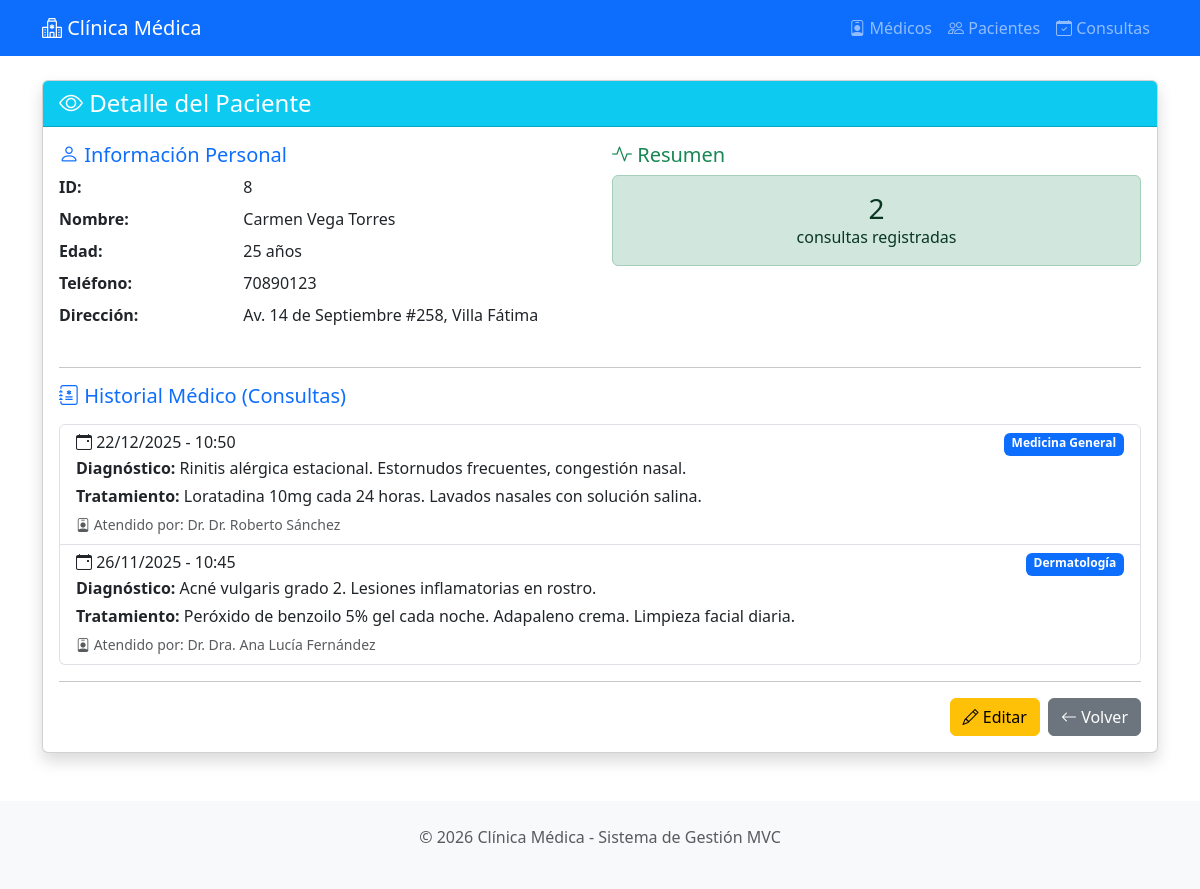
Screenshot of /pacientes/show/8 with the database file from the repository.
### models/pacientes.py (models this page shows, shortened)
class Paciente(db.Model):
    __tablename__ = 'pacientes'
    id_paciente = db.Column(db.Integer, primary_key=True)
    nombre = db.Column(db.String(100), nullable=False)
    edad = db.Column(db.Integer, nullable=False)
    direccion = db.Column(db.String(200), nullable=False)
    telefono = db.Column(db.String(20), nullable=False)
    fecha_registro = db.Column(db.DateTime, default=datetime.utcnow)
    consultas = db.relationship('Consulta', backref='paciente', lazy=True, cascade='all, delete-orphan')
    def delete(self):
        """Elimina el paciente de la base de datos"""
        db.session.delete(self)
        db.session.commit()

### models/consultas.py (models this page shows, shortened)
class Consulta(db.Model):
    __tablename__ = 'consultas'
    id_consulta = db.Column(db.Integer, primary_key=True)
    fecha = db.Column(db.DateTime, nullable=False, default=datetime.utcnow)
    diagnostico = db.Column(db.Text, nullable=False)
    tratamiento = db.Column(db.Text, nullable=False)
    id_medico = db.Column(db.Integer, db.ForeignKey('medicos.id_medico'), nullable=False)
    id_paciente = db.Column(db.Integer, db.ForeignKey('pacientes.id_paciente'), nullable=False)

### models/medicos.py (models this page shows, shortened)
class Medico(db.Model):
    __tablename__ = 'medicos'
    id_medico = db.Column(db.Integer, primary_key=True)
    nombre = db.Column(db.String(100), nullable=False)
    especialidad = db.Column(db.String(100), nullable=False)
    telefono = db.Column(db.String(20), nullable=False)
    correo = db.Column(db.String(100), nullable=False, unique=True)
    fecha_registro = db.Column(db.DateTime, default=datetime.utcnow)
    consultas = db.relationship('Consulta', backref='medico', lazy=True, cascade='all, delete-orphan')
    def delete(self):
        """Elimina el médico de la base de datos"""
        db.session.delete(self)
        db.session.commit()

### controllers/paciente_controller.py (the view)
@paciente_bp.route('/show/<int:id>')
def show(id):
    paciente = Paciente.query.get_or_404(id)
    return paciente_view.show(paciente)

### views/paciente_view.py (called while the page is built)
def show(paciente):
    return render_template('pacientes/show.html', paciente=paciente)

### templates/pacientes/show.html (shortened to what this page needs)
{% extends 'base.html' %}
{% block content %}
<div class="card shadow">
    <div class="card-header bg-info text-white">
        <h4 class="mb-0"><i class="bi bi-eye"></i> Detalle del Paciente</h4>
    </div>
    <div class="card-body">
        <div class="row">
            <div class="col-md-6">
                <h5 class="text-primary"><i class="bi bi-person"></i> Información Personal</h5>
                <dl class="row">
                    <dt class="col-sm-4">ID:</dt>
                    <dd class="col-sm-8">{{ paciente.id_paciente }}</dd>
                    <dt class="col-sm-4">Nombre:</dt>
                    <dd class="col-sm-8">{{ paciente.nombre }}</dd>
                    <dt class="col-sm-4">Edad:</dt>
                    <dd class="col-sm-8">{{ paciente.edad }} años</dd>
                    <dt class="col-sm-4">Teléfono:</dt>
                    <dd class="col-sm-8">{{ paciente.telefono }}</dd>
                    <dt class="col-sm-4">Dirección:</dt>
                    <dd class="col-sm-8">{{ paciente.direccion }}</dd>
                </dl>
            </div>
            <div class="col-md-6">
                <h5 class="text-success"><i class="bi bi-activity"></i> Resumen</h5>
                <div class="alert alert-success">
                    <h3 class="text-center mb-0">{{ paciente.consultas|length }}</h3>
                    <p class="text-center mb-0">consultas registradas</p>
                </div>
            </div>
        </div>
        <hr>
        <h5 class="text-primary mb-3">
            <i class="bi bi-journal-medical"></i> Historial Médico (Consultas)
        </h5>
        {% if paciente.consultas %}
        <div class="list-group">
            {% for consulta in paciente.consultas|sort(attribute='fecha', reverse=true) %}
            <div class="list-group-item list-group-item-action">
                <div class="d-flex w-100 justify-content-between">
                    <h6 class="mb-1">
                        <i class="bi bi-calendar-event"></i>
                        {{ consulta.fecha.strftime('%d/%m/%Y - %H:%M') }}
                    </h6>
                    <span class="badge bg-primary">{{ consulta.medico.especialidad }}</span>
                </div>
                <p class="mb-1"><strong>Diagnóstico:</strong> {{ consulta.diagnostico }}</p>
                <p class="mb-1"><strong>Tratamiento:</strong> {{ consulta.tratamiento }}</p>
                <small class="text-muted">
                    <i class="bi bi-person-badge"></i> Atendido por: Dr. {{ consulta.medico.nombre }}
                </small>
            </div>
            {% endfor %}
        </div>
        {% else %}
        <div class="alert alert-info">
            <i class="bi bi-info-circle"></i> Este paciente no tiene consultas registradas
        </div>
        {% endif %}
        <hr>
        <div class="d-grid gap-2 d-md-flex justify-content-md-end">
            <a href="{{ url_for('paciente.edit', id=paciente.id_paciente) }}" class="btn btn-warning">
                <i class="bi bi-pencil"></i> Editar
            </a>
            <a href="{{ url_for('paciente.index') }}" class="btn btn-secondary">
                <i class="bi bi-arrow-left"></i> Volver
            </a>
        </div>
    </div>
</div>
{% endblock %}

### rows the page displays
Paciente: id_paciente "8", nombre "Carmen Vega Torres", edad "25", telefono "70890123", direccion "Av. 14 de Septiembre #258, Villa Fátima"
Consulta: fecha "22/12/2025 - 10:50", medico.especialidad "Medicina General", diagnostico "Rinitis alérgica estacional. Estornudos frecuentes, congestión nasal.", tratamiento "Loratadina 10mg cada 24 horas. Lavados nasales con solución salina.", medico.nombre "Dr. Roberto Sánchez"
Consulta: fecha "26/11/2025 - 10:45", medico.especialidad "Dermatología", diagnostico "Acné vulgaris grado 2. Lesiones inflamatorias en rostro.", tratamiento "Peróxido de benzoilo 5% gel cada noche. Adapaleno crema. Limpieza facial diaria.", medico.nombre "Dra. Ana Lucía Fernández"

### other values shown
{{ paciente.consultas|length }} "2"
